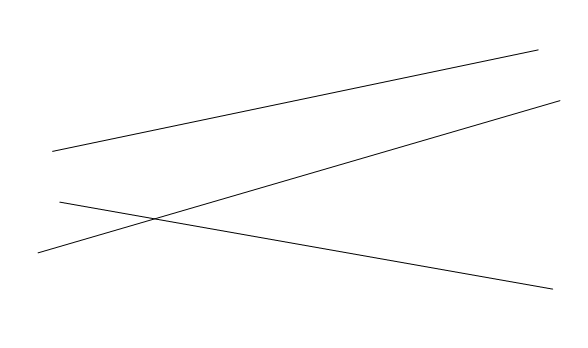
#> input picture Skimage0.11/Skimage0.11/progs_figures/progs_figures/measurement/Figures/hlines.png, 588 x 348 px
$ python pb_houghlines.py   (Python 2 division)   (older library calls are emulated)
#> lines starting #> are read from the running program, lines starting #| are printed output that depends on the picture; after the words box and inside, x2 and y2 are one past the last pixel; in counts of white or black regions, pixels touching at a corner belong together; long printed decimals are rounded
import numpy as np
import scipy.misc, cv2

# opening the image
im = cv2.imread('../Figures/hlines.png')
#> im is the input picture: shape (348, 588, 3); min 0, max 255, mean 253.1
# converting the image to grayscale
a1 = cv2.cvtColor(im,cv2.COLOR_BGR2GRAY)
# thresholding the image to obtain
# only foreground pixels
thresh,b1 = cv2.threshold(a1, 0, 255,
            cv2.THRESH_BINARY_INV+cv2.THRESH_OTSU)
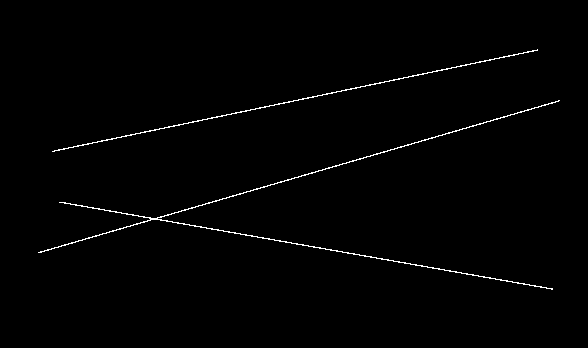
#> b1: shape (348, 588); 0.98% white in thin lines or dots, all inside (x1, y1, x2, y2) = (38, 49, 560, 290)
#> thresh = 167
# converting the thresholded ndarray to an image
b2 = scipy.misc.toimage(b1)
b2.save('../Figures/hlines_thresh.png')
# performing the Hough lines transform
lines = cv2.HoughLines(b1,5,0.1,200)
#> lines = [[250, 1.3]]
# printing the lines: distance and angle in radians
print lines
#| [[[250.          1.300]]]

$ run again, with Skimage0.11/Skimage0.11/progs_figures/progs_figures/measurement/Figures/airline_seating.png copied over Skimage0.11/Skimage0.11/progs_figures/progs_figures/measurement/Figures/hlines.png
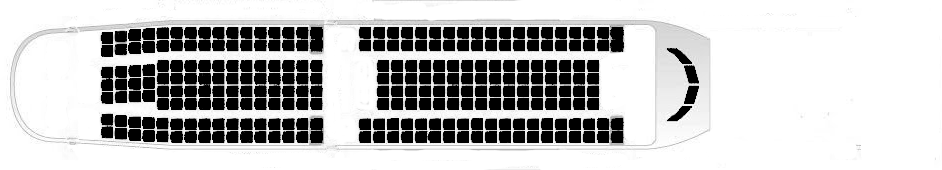
#> input picture Skimage0.11/Skimage0.11/progs_figures/progs_figures/measurement/Figures/airline_seating.png, 942 x 170 px
#> im is the input picture: shape (170, 942, 3); min 0, max 255, mean 191
#> `thresh,b1 = cv2.threshold(a1, 0, 255, cv2.THRESH_BINARY_INV+cv2.THRESH..`:
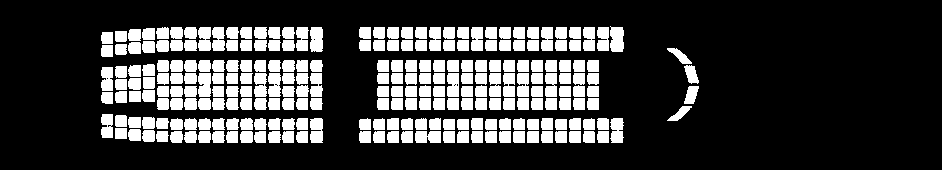
#> b1: shape (170, 942); 22.8% white; 244 white regions, largest, box (x1, y1, x2, y2) and area: (610, 26, 624, 52) 320, (310, 27, 323, 52) 303, (310, 118, 323, 143) 297
#> thresh = 124
#> lines = 258 rows, first 8: [30, 1.6], [120, 1.6], [105, 1.5], [85, 1.6], [65, 1.6], [55, 1.7], [140, 1.5], [10, 1.7]
#| [[[ 3.0000000e+01  1.6000000e+00]]
#|  [[ 1.2000000e+02  1.6000000e+00]]
#|  [[ 1.0500000e+02  1.5000000e+00]]
#|  [[ 8.5000000e+01  1.6000000e+00]]
#|  [[ 6.5000000e+01  1.6000000e+00]]
#|  [[ 5.5000000e+01  1.7000000e+00]]
#> (further printed lines are left out)
